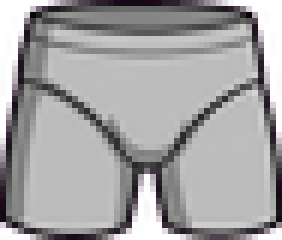
#> input picture exports/individual_png/outline_test_v1/pelvis.png, 47 x 40 px (shown 6 times larger)
$ python cellstats.py ../exports/individual_png/outline_test_v1/pelvis.png --out out.png
#> lines starting #> are read from the running program, lines starting #| are printed output that depends on the picture; after the words box and inside, x2 and y2 are one past the last pixel; in counts of white or black regions, pixels touching at a corner belong together
### tools/key.py
#!/usr/bin/env python3
"""key.py — chroma-key removal com alpha real, despill e limpeza.

Entrada: PNG com fundo chapado (magenta/verde/branco).
Saída:   PNG RGBA com alpha real, bordas tratadas, bbox aparado (trim).

Não aprova nada: apenas processa. Uso:
    python tools/key.py in.png -o out.png --report report.json
"""
from __future__ import annotations

import argparse
import json
from pathlib import Path

import numpy as np
from PIL import Image
from scipy import ndimage


def border_color(rgb: np.ndarray) -> np.ndarray:
    """Cor dominante da moldura de 2 px — a cor de fundo presumida."""
    band = 2
    edges = np.concatenate([
        rgb[:band, :, :].reshape(-1, 3),
        rgb[-band:, :, :].reshape(-1, 3),
        rgb[:, :band, :].reshape(-1, 3),
        rgb[:, -band:, :].reshape(-1, 3),
    ])
    return np.median(edges, axis=0)


def build_alpha(rgb: np.ndarray, key: np.ndarray, t_low: float, t_high: float) -> np.ndarray:
    """Distância de cor -> alpha suave, depois binarizado com 1 px de matte."""
    dist = np.sqrt(((rgb - key[None, None, :]) ** 2).sum(axis=2))
    alpha = np.clip((dist - t_low) / max(t_high - t_low, 1e-6), 0.0, 1.0)
    hard = (alpha > 0.5).astype(np.uint8)
    # remove poeira de keying (abertura) e fecha furos de anti-aliasing
    hard = ndimage.binary_opening(hard, np.ones((2, 2)))
    hard = ndimage.binary_closing(hard, np.ones((3, 3)))
    hard = ndimage.binary_fill_holes(hard)
    return hard


def despeckle(alpha: np.ndarray, min_area: int) -> tuple[np.ndarray, int]:
    lab, n = ndimage.label(alpha)
    if n == 0:
        return alpha, 0
    sizes = ndimage.sum(alpha, lab, range(1, n + 1))
    keep = np.zeros(n + 1, dtype=bool)
    keep[1:] = sizes >= min_area
    removed = int((~keep[1:]).sum())
    return keep[lab].astype(np.uint8), removed


# [93 lines left out: functions despill, trim, key_image, main, not called in this run]


# [2 lines that do not run on import are left out]

### tools/cellstats.py
#!/usr/bin/env python3
"""cellstats.py — auditoria de folha em grade (cell-fit, fragmentos, ocupação).

Não recorta nada: mede. Serve para decidir, com número, se uma folha gerada pode ser
decomposta (gate G2 / ADR-0001 §2.3) ou se precisa de correção.

    python tools/cellstats.py sheet.png --cols 4 --rows 4 -o report.json --overlay out.png
"""
from __future__ import annotations

import argparse
import json
from pathlib import Path

import numpy as np
from PIL import Image, ImageDraw, ImageFont
from scipy import ndimage

from key import border_color, build_alpha, despeckle


def analyze(path: Path, cols: int, rows: int, t_low: float, t_high: float, min_area: int):
    rgb = np.array(Image.open(path).convert("RGB"))
    key = border_color(rgb)
    alpha = build_alpha(rgb, key, t_low, t_high)
    alpha, _ = despeckle(alpha, min_area)
    h, w = alpha.shape
    cw, ch = w // cols, h // rows

    cells = []
    for r in range(rows):
        for c in range(cols):
            x0, y0 = c * cw, r * ch
            sub = alpha[y0:y0 + ch, x0:x0 + cw] > 0
            idx = r * cols + c
            area = int(sub.sum())
            if area == 0:
                cells.append({"index": idx, "row": r, "col": c, "empty": True,
                              "coverage": 0.0, "fragments": 0})
                continue
            ys, xs = np.where(sub)
            bb = [int(xs.min()), int(ys.min()), int(xs.max()) + 1, int(ys.max()) + 1]
            lab, n = ndimage.label(sub)
            sizes = ndimage.sum(sub, lab, range(1, n + 1)) if n else np.array([])
            frag = int((sizes > cw * ch * 0.004).sum())
            cells.append({
                "index": idx, "row": r, "col": c, "empty": False,
                "coverage": round(area / (cw * ch), 3),
                "bbox": bb,
                "size": [bb[2] - bb[0], bb[3] - bb[1]],
                "fragments": frag,
                "touches_gutter": bool(bb[0] < 4 or bb[1] < 4 or
                                       bb[2] > cw - 4 or bb[3] > ch - 4),
            })
    return {"file": str(path), "image_size": [w, h], "grid": [cols, rows],
            "cell_px": [cw, ch], "key_color": [int(v) for v in key],
            "covered_cells": sum(1 for c in cells if not c["empty"]),
            "multi_fragment_cells": sum(1 for c in cells if c.get("fragments", 0) > 1),
            "gutter_violations": sum(1 for c in cells if c.get("touches_gutter")),
            "cells": cells}


def overlay(path: Path, rep: dict, out: Path):
    img = Image.open(path).convert("RGB")
    d = ImageDraw.Draw(img, "RGBA")
    font = ImageFont.load_default()
    cw, ch = rep["cell_px"]
    for c in rep["cells"]:
        x0, y0 = c["col"] * cw, c["row"] * ch
        color = (0, 200, 0, 170) if not c["empty"] else (120, 120, 120, 120)
        if c.get("fragments", 0) > 1:
            color = (255, 160, 0, 220)
        if c.get("touches_gutter"):
            color = (255, 0, 0, 220)
        d.rectangle([x0, y0, x0 + cw - 1, y0 + ch - 1], outline=color, width=2)
        label = f"{c['index']}"
        if not c["empty"]:
            label += f" f{c['fragments']}"
        d.text((x0 + 6, y0 + 5), label, fill=color, font=font)
        if not c["empty"]:
            bb = c["bbox"]
            d.rectangle([x0 + bb[0], y0 + bb[1], x0 + bb[2], y0 + bb[3]],
                        outline=(0, 160, 255, 200), width=1)
    out.parent.mkdir(parents=True, exist_ok=True)
    img.save(out)


def main() -> int:
    ap = argparse.ArgumentParser()
    ap.add_argument("image")
    ap.add_argument("--cols", type=int, default=4)
    ap.add_argument("--rows", type=int, default=4)
    ap.add_argument("--t-low", type=float, default=60)
    ap.add_argument("--t-high", type=float, default=110)
    ap.add_argument("--min-area", type=int, default=600)
    ap.add_argument("-o", "--out", required=True)
    ap.add_argument("--overlay", default=None)
    a = ap.parse_args()

    rep = analyze(Path(a.image), a.cols, a.rows, a.t_low, a.t_high, a.min_area)
#> in analyze, `rgb = np.array(Image.open(path).convert("RGB"))`:
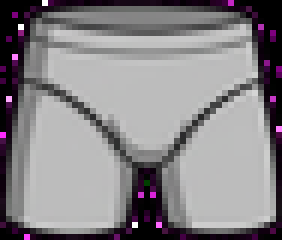
#> rgb: shape (40, 47, 3) (shown 6 times larger); mean R, G, B 135.2, 131.6, 135.1
#> in border_color, `edges = np.concatenate([ rgb[:band, :, :].reshape(-1, 3), rgb[-band:, ..`: edges = 348 rows, first 8: [0, 0, 0], [0, 0, 0], [0, 0, 0], [0, 0, 0], [0, 0, 0], [0, 0, 0], [2, 1, 2], [255, 255, 255]
#> in analyze, `key = border_color(rgb)`: key = [17.5, 0.5, 17]
#> in build_alpha, `dist = np.sqrt(((rgb - key[None, None, :]) ** 2).sum(axis=2))`:
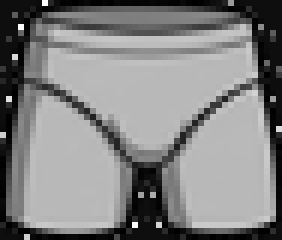
#> dist: shape (40, 47) float64 (shown 6 times larger); min 0.707, max 421.7, mean 216.5; drawn with min black and max white
#> in build_alpha, `alpha = np.clip((dist - t_low) / max(t_high - t_low, 1e-6), 0.0, 1.0)`:
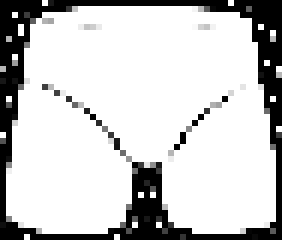
#> alpha: shape (40, 47) float64 (shown 6 times larger); min 0, max 1, mean 0.789
#> in build_alpha, `hard = (alpha > 0.5).astype(np.uint8)`:
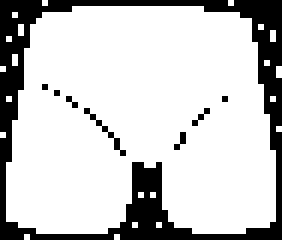
#> hard: shape (40, 47) (shown 6 times larger); values 0 (black) and 1 (white), 78.7% white; 8 black regions (7 under 20 px), largest, box (x1, y1, x2, y2) and area: (0, 0, 47, 40) 381
#> in build_alpha, `hard = ndimage.binary_opening(hard, np.ones((2, 2)))`:
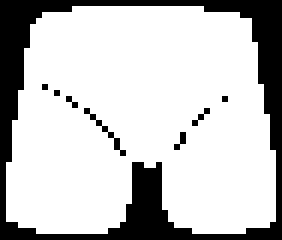
#> hard: shape (40, 47) bool (shown 6 times larger); 77.4% white; 8 black regions (7 under 20 px), largest, box (x1, y1, x2, y2) and area: (0, 0, 47, 40) 406
#> in build_alpha, `hard = ndimage.binary_closing(hard, np.ones((3, 3)))`:
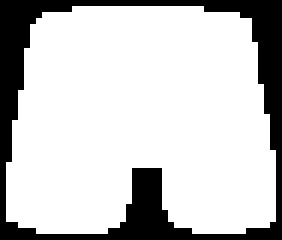
#> hard: shape (40, 47) bool (shown 6 times larger); 78.6% white; 1 black region, box (x1, y1, x2, y2) and area: (0, 0, 47, 40) 403
#> in despeckle, `lab, n = ndimage.label(alpha)`: n = 1
#> in despeckle, `sizes = ndimage.sum(alpha, lab, range(1, n + 1))`: sizes = [1477]
#> after the loop in analyze, `for r in range(rows):`: cells = 16 items
#> rep = 9 items
    Path(a.out).parent.mkdir(parents=True, exist_ok=True)
    Path(a.out).write_text(json.dumps(rep, indent=2))
    if a.overlay:
        overlay(Path(a.image), rep, Path(a.overlay))
    print(json.dumps({k: rep[k] for k in ("covered_cells", "multi_fragment_cells",
                                          "gutter_violations", "cell_px")}, indent=2))
#| {
#|   "covered_cells": 16,
#|   "multi_fragment_cells": 0,
#|   "gutter_violations": 16,
#|   "cell_px": [
#|     11,
#|     10
#|   ]
#| }
    for c in rep["cells"]:
        if not c["empty"]:
            print(f"  cell {c['index']:2d} r{c['row']}c{c['col']}: cov={c['coverage']:.2f} "
                  f"size={c['size']} frags={c['fragments']} gutter={c['touches_gutter']}")
#> this loop made 16 passes
#|   cell  0 r0c0: cov=0.43 size=[7, 8] frags=1 gutter=True
#|   cell  1 r0c1: cov=0.89 size=[11, 9] frags=1 gutter=True
#|   cell  2 r0c2: cov=0.90 size=[11, 9] frags=1 gutter=True
#|   cell  3 r0c3: cov=0.67 size=[10, 9] frags=1 gutter=True
#|   cell  4 r1c0: cov=0.68 size=[8, 10] frags=1 gutter=True
#|   cell  5 r1c1: cov=1.00 size=[11, 10] frags=1 gutter=True
#|   cell  6 r1c2: cov=1.00 size=[11, 10] frags=1 gutter=True
#|   cell  7 r1c3: cov=0.96 size=[11, 10] frags=1 gutter=True
#> (further printed lines are left out)
    return 0


if __name__ == "__main__":
    raise SystemExit(main())
#> (the program exits here)

$ run again, on exports/individual_png/outline_test_v1/shin_front.png
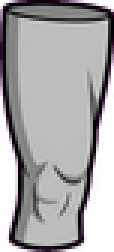
#> input picture exports/individual_png/outline_test_v1/shin_front.png, 38 x 84 px (shown 3 times larger)
#> in analyze, `rgb = np.array(Image.open(path).convert("RGB"))`:
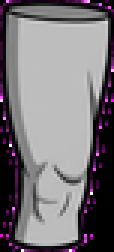
#> rgb: shape (84, 38, 3) (shown 3 times larger); mean R, G, B 121.6, 116.3, 121.5
#> edges = 488 rows, first 8: [0, 0, 0], [0, 0, 0], [255, 127, 255], [115, 40, 115], [65, 14, 65], [57, 10, 55], [50, 15, 48], [18, 0, 18]
#> key = [0, 0, 0]
#> in build_alpha, `hard = ndimage.binary_closing(hard, np.ones((3, 3)))`:
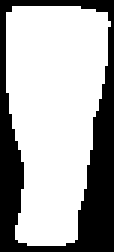
#> hard: shape (84, 38) bool (shown 3 times larger); 67.3% white; 1 black region, box (x1, y1, x2, y2) and area: (0, 0, 38, 84) 1045
#> n = 1
#> sizes = [2147]
#> after the loop in analyze, `for r in range(rows):`: cells = 16 items
#> rep = 9 items
#| {
#|   "covered_cells": 16,
#|   "multi_fragment_cells": 0,
#|   "gutter_violations": 16,
#|   "cell_px": [
#|     9,
#> (further printed lines are left out)
#> the loop in main, `for c in rep["cells"]:` made 16 passes
#|   cell  0 r0c0: cov=0.68 size=[7, 19] frags=1 gutter=True
#|   cell  1 r0c1: cov=0.91 size=[9, 19] frags=1 gutter=True
#|   cell  2 r0c2: cov=0.91 size=[9, 19] frags=1 gutter=True
#|   cell  3 r0c3: cov=0.84 size=[9, 18] frags=1 gutter=True
#|   cell  4 r1c0: cov=0.70 size=[7, 21] frags=1 gutter=True
#> (further printed lines are left out)
